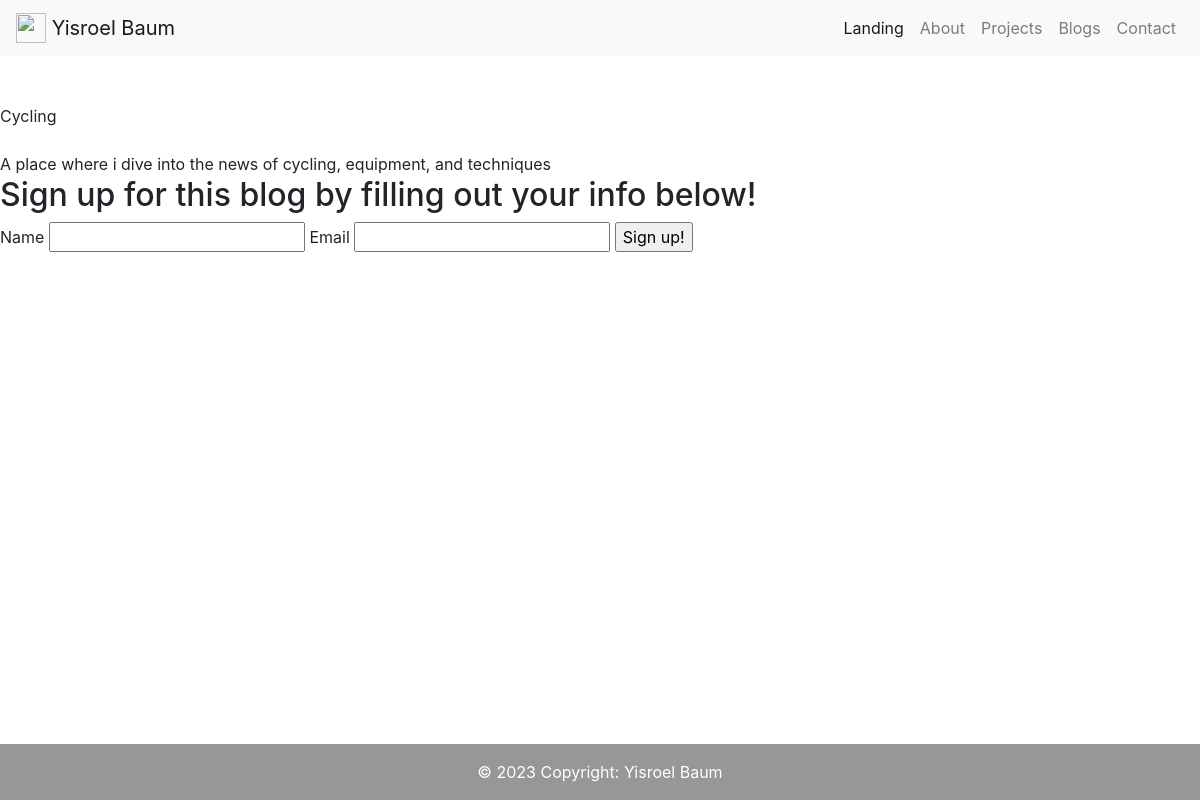
/blog/1, run on an earlier commit of the app's database.
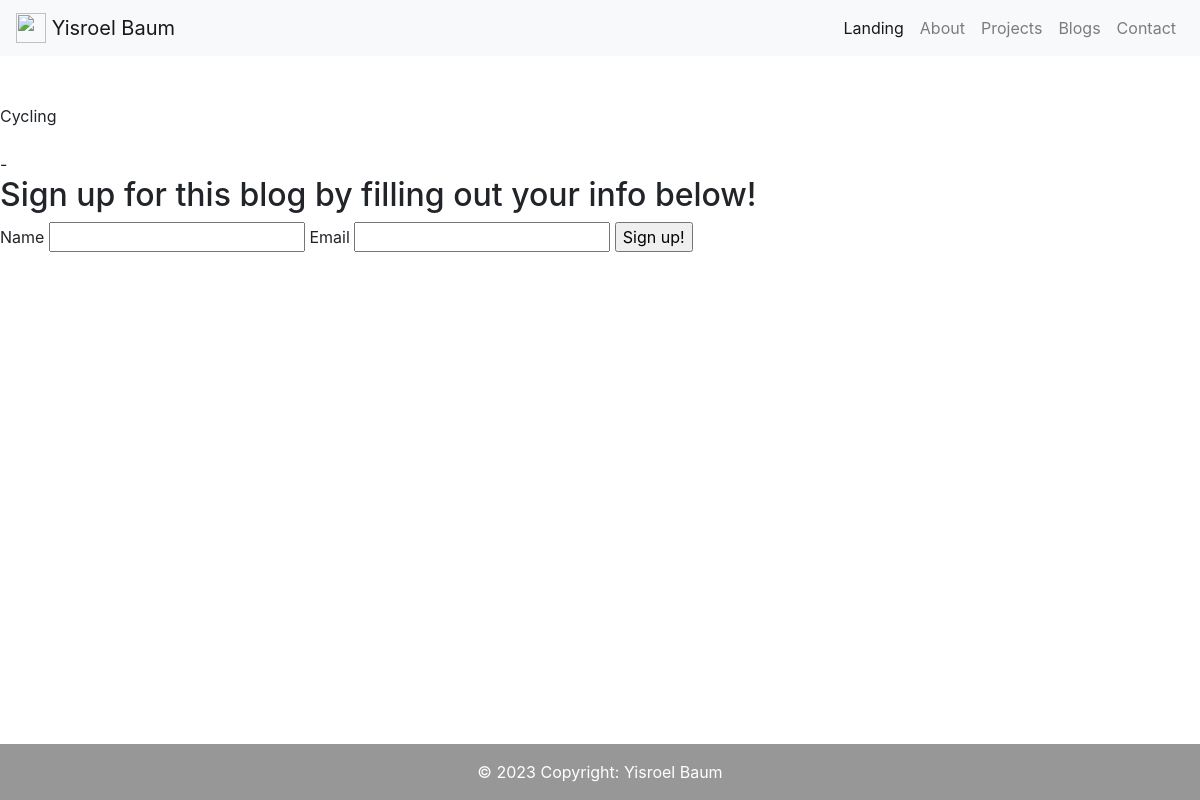
And on a later commit of the database.
### portfolio/models.py (models this page shows, shortened)
class Blog(portfolio.Model):
    id          = portfolio.Column(portfolio.Integer, primary_key=True)
    name        = portfolio.Column(portfolio.String(64), nullable=False)
    description = portfolio.Column(portfolio.String(200), nullable=False)
    img         = portfolio.Column(portfolio.String(200), default='static/default_pic.jpg')
    posts       = portfolio.relationship('Post', backref='blog', lazy='dynamic')

### portfolio/routes.py (the view, shortened to what this page needs)
@app.route('/blog/<int:blog_id>', methods=('GET', 'POST'))
def ind_blog(blog_id):
    blog = Blog.query.filter_by(id=blog_id).first()
    blog_form = BlogSignUpForm()
    user = User.query.filter_by(email=blog_form.email.data).first()
    return render_template('ind_blog.html', blog=blog, blog_form=blog_form)

### portfolio/forms.py
class BlogSignUpForm(FlaskForm):
    name   = StringField('Name', validators=[DataRequired()])
    email  = EmailField('Email', validators=[DataRequired()])
    blog   = SelectField('Blog', choices=[blog.name for blog in list_of_blogs])
    submit = SubmitField('Sign up!')

### portfolio/templates/ind_blog.html (shortened to what this page needs)
{% extends 'base.html' %}
{% block content %}
    {{ blog.img }}<br><br>
    {{ blog.name }}<br><br>
    {{ blog.description }}
    <form method="post" action="" enctype="multipart/form-data">
        <h2>Sign up for this blog by filling out your info below!</h2>
        {{ blog_form.name.label }}
        {{ blog_form.name() }}
        {{ blog_form.email.label }}
        {{ blog_form.email() }}
        {{ blog_form.submit() }}
    </form>
{% endblock content %}

### portfolio/templates/base.html (shortened to what this page needs)
<!DOCTYPE html>
<html lang="en">
<head>
    <link rel="stylesheet" href="https://cdn.jsdelivr.net/npm/bootstrap@4.0.0/dist/css/bootstrap.min.css">
</head>
<body>
    {% block header %}
        <nav class="navbar navbar-expand-lg navbar-light bg-light">
            <span class="navbar-brand">
                <img src="#" width="30" height="30" class="d-inline-block align-top" alt="">
                Yisroel Baum
            </span>
            <div class="collapse navbar-collapse" id="navbarText">
                <ul class="navbar-nav mr-auto">
                    <li class="nav-item active">
                    <a class="nav-link" href="{{url_for('landing_page')}}">Landing <span class="sr-only">(current)</span></a>
                    </li>
                    <li class="nav-item">
                    <a class="nav-link" href="{{url_for('about')}}">About</a>
                    </li>
                    <li class="nav-item">
                    <a class="nav-link" href="{{url_for('projects')}}">Projects</a>
                    </li>
                    <li class="nav-item">
                    <a class="nav-link" href="{{url_for('blogs')}}">Blogs</a>
                    </li>
                    <li class="nav-item">
                    <a class="nav-link" href="{{url_for('contact')}}">Contact</a>
                    </li>
                </ul>
            </div>
        </nav>
    {% endblock header %}
    {% block content %}{% endblock content %}
    {% block footer %}
    <br/>
    <br/>
    <br/>
    <footer class="text-center text-white fixed-bottom" style="background-color: #BDBDBD">
        <div class="text-center p-3" style="background-color: rgba(0, 0, 0, 0.2);">
            © 2023 Copyright: Yisroel Baum
          </div>
    </footer>
    {% endblock footer %}
</body>
</html>

What changed in the data, as far as the page shows it:
changed Blog "Cycling": description "A place where i dive into the news of cycling, equipment, and techniques" → "-"
